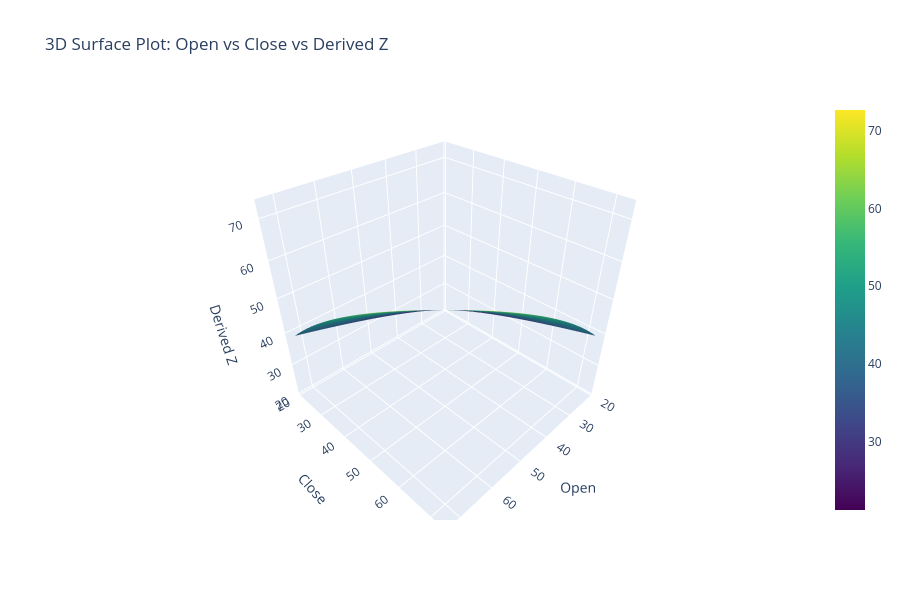

The cell this chart's notebook holds for it:
### Markdown cell above
surface plot

### Code cell
import numpy as np
import plotly.graph_objects as go

# Prepare the data for the surface plot
x = np.linspace(categorized_df['Open'].min(), categorized_df['Open'].max(), 30)  # Generate x-axis values
y = np.linspace(categorized_df['Close'].min(), categorized_df['Close'].max(), 30)  # Generate y-axis values
x, y = np.meshgrid(x, y)  # Create a meshgrid for x and y
z = np.sqrt(x * y)  # Calculate a derived z-value (sample function)

# Create a 3D surface plot
fig = go.Figure(data=[go.Surface(z=z, x=x, y=y, colorscale='Viridis')])  # Set the color scale to 'Viridis'
fig.update_layout(
    title="3D Surface Plot: Open vs Close vs Derived Z",  # Set the plot title
    scene=dict(
        xaxis_title='Open',  # Label for the x-axis
        yaxis_title='Close',  # Label for the y-axis
        zaxis_title='Derived Z'  # Label for the z-axis
    )
)

# Update layout to change the size of the plot
fig.update_layout(
    width=900,  # Set the width of the plot
    height=600   # Set the height of the plot
)

# Display the plot
fig.show()

### Figure 1 — Plotly figure (JSON) as saved in the notebook; plotly's stock layout.template omitted (floating-point values rounded to 4 significant figures; data arrays with more than 128 entries replaced by an {"elided": "..."} marker saying what was removed)
{"data": [{"colorscale": [[0, "#440154"], [0.1111, "#482878"], [0.2222, "#3e4989"], [0.3333, "#31688e"], [0.4444, "#26828e"], [0.5556, "#1f9e89"], [0.6667, "#35b779"], [0.7778, "#6ece58"], [0.8889, "#b5de2b"], [1, "#fde725"]], "type": "surface", "x": {"elided": "30x30 float values"}, "y": {"elided": "30x30 float values"}, "z": {"elided": "30x30 float values"}}], "layout": {"height": 600, "scene": {"xaxis": {"title": {"text": "Open"}}, "yaxis": {"title": {"text": "Close"}}, "zaxis": {"title": {"text": "Derived Z"}}}, "title": {"text": "3D Surface Plot: Open vs Close vs Derived Z"}, "width": 900}}
